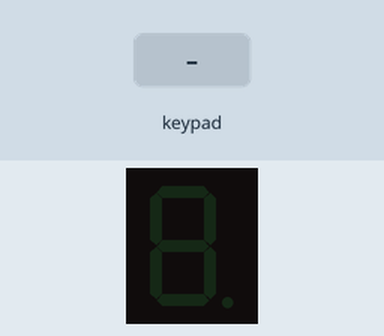
This sketch was run on a simulated Arduino Uno, built with avr-gcc and run on an emulated ATmega328P. On the bench: 1-digit seven-segment display. Wiring (inferred from the names in the program): 4×4 keypad with keys 1 2 3 A 4 5 6 B 7 8 9 C * 0 # D (labels assumed): rows pin 9, pin 8, pin 7, pin 6; columns pin 5, pin 4, pin 3, pin 2; 1-digit 7-segment display, segments lit when HIGH: segments pin 10, pin 11, pin 12, pin 13, A0, A1, A2. The test bench sets the inputs (shaded band). The segment pins are drawn as the display they are named for.

Above: at 1.2 s.
1.3 s: key '1' pressed
At 1.9 s:
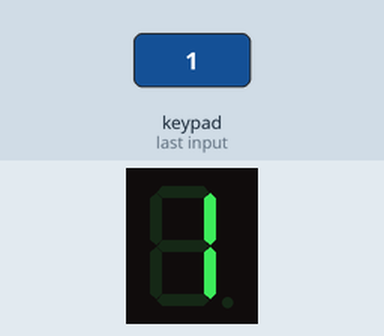
2.8 s: keypad keys 1 2 pressed 0.4 s apart
At 4.5 s:
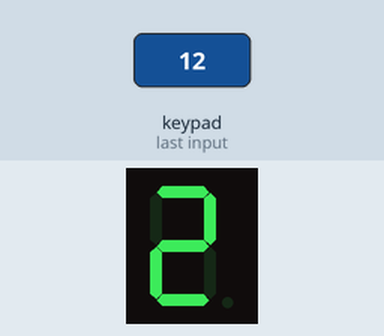
5.1 s: key '3' pressed
At 5.9 s:
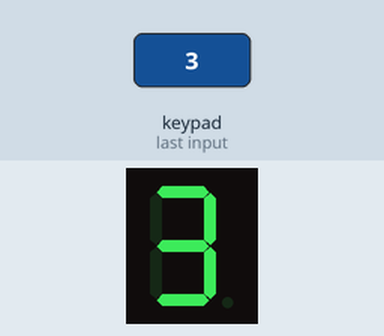
6.6 s: keypad keys 2 5 pressed 0.4 s apart
At 7.4 s:
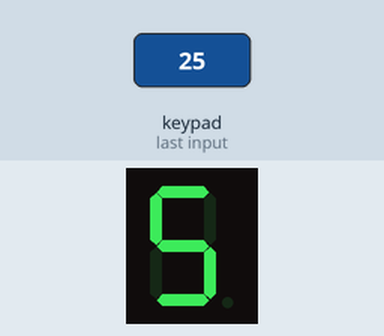
8.9 s: key '4' pressed
At 10.0 s:
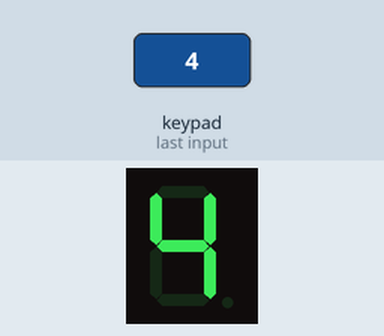
10.4 s: key '6' pressed
At 11.2 s:
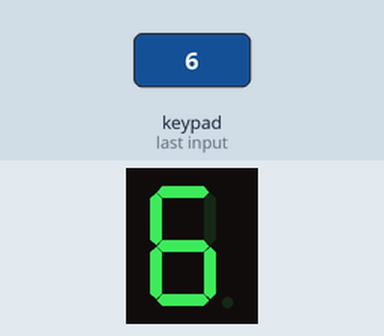
Timing chart, 0 to 12.9 s (numbered marks = the images above; inputs shaded):
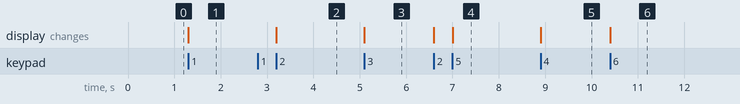

The sketch:

Keypad+7-segment.ino
```cpp
// C++ code
// Keypad and 7-segment display example for Arduino
const int A = 10;
const int B = 11;
const int C = 12;
const int D = 13;
const int E = A0;
const int F = A1;
const int G = A2;

const int row[4] = {9,8,7,6};
const int col[4] = {5,4,3,2};

void setup()
{
  pinMode(A, OUTPUT);
  pinMode(B, OUTPUT);
  pinMode(C, OUTPUT);
  pinMode(D, OUTPUT);
  pinMode(E, OUTPUT);
  pinMode(F, OUTPUT);
  pinMode(G, OUTPUT);

  for (int i = 0; i < 4; i++) {
    pinMode(row[i], OUTPUT);
    digitalWrite(row[i], HIGH);

    pinMode(col[i], INPUT_PULLUP);
  }
}

void displayDigit(int a, int b, int c, int d, int e, int f, int g) {
  digitalWrite(A, a);
  digitalWrite(B, b);
  digitalWrite(C, c);
  digitalWrite(D, d);
  digitalWrite(E, e);
  digitalWrite(F, f);
  digitalWrite(G, g);
}

void loop()
{
  for (int r = 0; r < 4; r++) {
    digitalWrite(row[r], LOW);

    for (int c = 0; c < 4; c++) {
      if (digitalRead(col[c]) == LOW) {
        if (r == 0 && c == 0) {
          displayDigit(0, 1, 1, 0, 0, 0, 0);//1
        }
        if (r == 0 && c == 1) {
          displayDigit(1, 1, 0, 1, 1, 0, 1);//2
        }
        if (r == 0 && c == 2) {
          displayDigit(1, 1, 1, 1, 0, 0, 1);//3
        }
        if (r == 1 && c == 0) {
          displayDigit(0, 1, 1, 0, 0, 1, 1);//4
        }
        if (r == 1 && c == 1) {
          displayDigit(1, 0, 1, 1, 0, 1, 1);//5
        }
        if (r == 1 && c == 2) {
          displayDigit(1, 0, 1, 1, 1, 1, 1);//6
        }
        if (r == 2 && c == 0) {
          displayDigit(1, 1, 1, 0, 0, 0, 0);//7
        }
        if (r == 2 && c == 1) {
          displayDigit(1, 1, 1, 1, 1, 1, 1);//8
        }
        if (r == 2 && c == 2) {
          displayDigit(1, 1, 1, 1, 0, 1, 1);//9
        }
        if (r == 3 && c == 1) {
          displayDigit(1, 1, 1, 1, 1, 1, 0);//0
        }
        delay(200);
      }
    }
    digitalWrite(row[r], HIGH);
  }
}
```

Measured:
- after the input at 1.3 s, the display: changes at once (image 1)
- after the input at 2.8 s, the display: changes after 0.40 s (image 2)
- after the input at 5.1 s, the display: changes at once (image 3)
- after the input at 6.6 s, the display: first changes at once (image 4 shows a later state)
- after the input at 8.9 s, the display: changes at once (image 5)
- after the input at 10.4 s, the display: changes at once (image 6)
